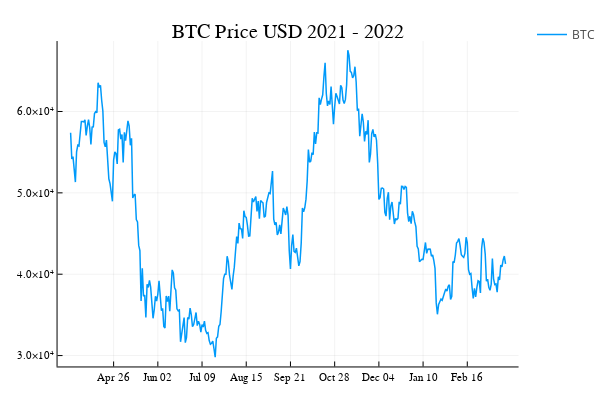

This figure's notebook cell:
### Code cell
plot(dataBitcoin_LastYear.DateMonth, dataBitcoin_LastYear.PriceFloat, 
    title = "BTC Price USD 2021 - 2022", label = "BTC", lw = 1.5)

### Figure 1 — Plotly figure (JSON) as saved in the notebook; plotly's stock layout.template omitted (floating-point values rounded to 4 significant figures; data arrays with more than 128 entries replaced by an {"elided": "..."} marker saying what was removed)
{"data": [{"colorbar": {"title": ""}, "legendgroup": "BTC", "line": {"color": "rgba(0, 154, 250, 1.000)", "dash": "solid", "shape": "linear", "width": 1.5}, "mode": "lines", "name": "BTC", "showlegend": true, "type": "scatter", "x": {"elided": "365 float values"}, "xaxis": "x", "y": {"elided": "365 float values"}, "yaxis": "y", "zmax": null, "zmin": null}], "layout": {"annotations": [{"font": {"color": "rgba(0, 0, 0, 1.000)", "family": "sans-serif", "size": 20}, "rotation": 0, "showarrow": false, "text": "BTC Price USD 2021 - 2022", "x": 0.5519, "xanchor": "center", "xref": "paper", "y": 1, "yanchor": "top", "yref": "paper"}], "height": 400, "legend_position": {"bgcolor": "rgba(255, 255, 255, 1.000)", "bordercolor": "rgba(0, 0, 0, 1.000)", "borderwidth": 1, "font": {"color": "rgba(0, 0, 0, 1.000)", "family": "sans-serif", "size": 11}, "title": {"font": {"color": "rgba(0, 0, 0, 1.000)", "family": "sans-serif", "size": 15}, "text": ""}, "tracegroupgap": 0, "traceorder": "normal", "x": 1, "xanchor": "auto", "y": 1, "yanchor": "auto"}, "margin": {"b": 20, "l": 0, "r": 0, "t": 20}, "paper_bgcolor": "rgba(255, 255, 255, 1.000)", "plot_bgcolor": "rgba(255, 255, 255, 1.000)", "showlegend": true, "width": 600, "xaxis": {"anchor": "y", "domain": [0.1103, 0.9934], "gridcolor": "rgba(0, 0, 0, 0.100)", "gridwidth": 0.5, "linecolor": "rgba(0, 0, 0, 1.000)", "mirror": false, "range": [-10.42, 375.4], "showgrid": true, "showline": true, "showticklabels": true, "tickangle": 0, "tickcolor": "rgb(0, 0, 0)", "tickfont": {"color": "rgba(0, 0, 0, 1.000)", "family": "sans-serif", "size": 11}, "tickmode": "array", "ticks": "inside", "ticktext": ["Apr 26", "Jun 02", "Jul 09", "Aug 15", "Sep 21", "Oct 28", "Dec 04", "Jan 10", "Feb 16"], "tickvals": [36.5, 73.5, 110.5, 147.5, 184.5, 221.5, 258.5, 295.5, 332.5], "title": "", "titlefont": {"color": "rgba(0, 0, 0, 1.000)", "family": "sans-serif", "size": 15}, "type": "-", "visible": true, "zeroline": false, "zerolinecolor": "rgba(0, 0, 0, 1.000)"}, "yaxis": {"anchor": "x", "domain": [0.03762, 0.9415], "gridcolor": "rgba(0, 0, 0, 0.100)", "gridwidth": 0.5, "linecolor": "rgba(0, 0, 0, 1.000)", "mirror": false, "range": [28660.0, 68660.0], "showgrid": true, "showline": true, "showticklabels": true, "tickangle": 0, "tickcolor": "rgb(0, 0, 0)", "tickfont": {"color": "rgba(0, 0, 0, 1.000)", "family": "sans-serif", "size": 11}, "tickmode": "array", "ticks": "inside", "ticktext": ["3.0×10⁴", "4.0×10⁴", "5.0×10⁴", "6.0×10⁴"], "tickvals": [30000, 40000, 50000, 60000], "title": "", "titlefont": {"color": "rgba(0, 0, 0, 1.000)", "family": "sans-serif", "size": 15}, "type": "-", "visible": true, "zeroline": false, "zerolinecolor": "rgba(0, 0, 0, 1.000)"}}}
